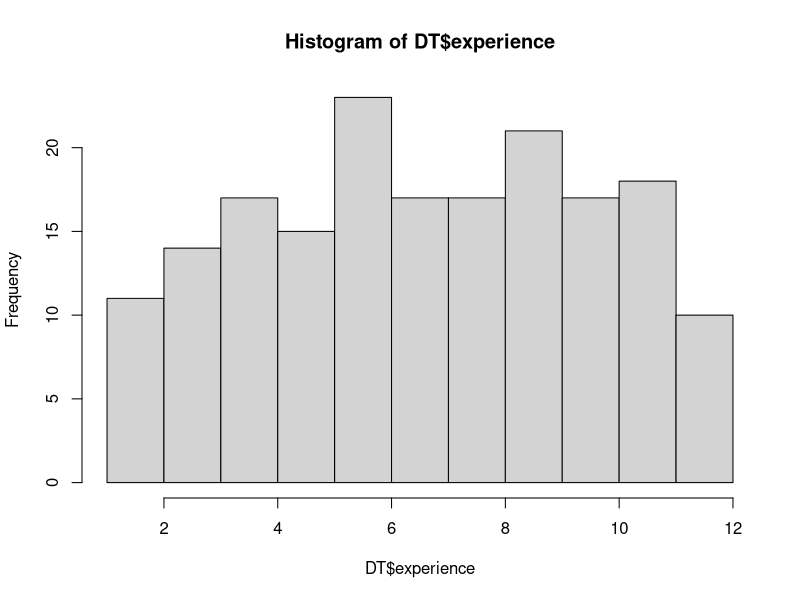
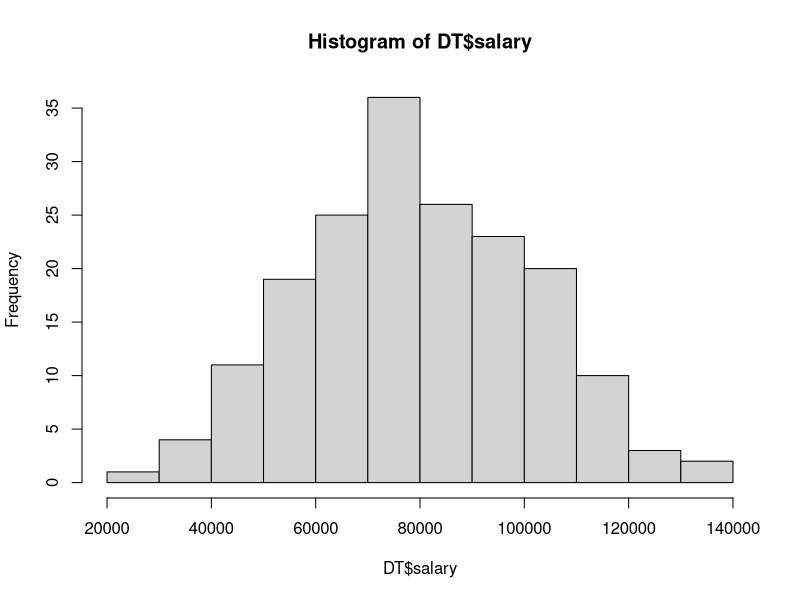

The R script that drew these images, in order: (Note: this script raises an error after producing the figures.)
library(data.table)

# useful commands
rm(list = ls()) # remove all variables
?fread          # get help
fread           # see source code

# Exploratory Data Analysis -------------------
DT <- fread('data/wages.csv')

str(DT)
summary(DT)
hist(DT$experience)
hist(DT$salary)


# Feature Engineering -------------------

# rename variables
setnames(DT, c("x", "y"))

DT[, x0 := 1]
for (k in 1:10) 
  set(DT, j=paste0("x", k), value=DT$x^k)

# remove variable
DT[, x := NULL]


# Training -------------------

# split data into a training and test set
set.seed(0)
indices <- DT[, sample(.N, 0.8*.N)]
train <- DT[ indices]
test  <- DT[-indices]

# predict salary from experience
fit <- lm(y~x0+x1-1, train)
summary(fit)

# Data Visualization -------------------
plot(train[, .(x1, y)], pch=16, col="red")
points(test[, .(x1, y)], pch=16, col="blue")
abline(fit$coefficients)

# Make predictions and evaluate fit -------------------
rmse <- function(y, yhat) {sqrt(mean((y-yhat)^2))}
mape <- function(y, yhat) {100*mean(abs(y-yhat)/y)}
preds <- predict(fit, test)
rmse(test$y, preds)
mape(test$y, preds)


# fit second degree polynomial
fit2 <- lm(y~x0+x1+x2-1, train)
summary(fit2)

# fit higher degree polynomial fit
fit3 <- lm(y~x1+x2+x3, train)
fit4 <- lm(y~x1+x2+x3+x4, train)


# f <- function(theta) {
#   x <- seq(0, 16, 0.1) 
#   Reduce(`+`, lapply(1:length(theta), function(k) theta[k] * x^(k-1)))    
# }


plotFit <- function(f, ...) {
  # plot dataset
  plot(train[, .(x1, y)], pch=16, col="red", ...)
  points(test[, .(x1, y)], pch=16, col="blue")
  
  # plot predictions
  theta <- f$coefficients
  x <- seq(0, 16, 0.1) 
  y <- Reduce(`+`, lapply(1:length(theta), function(k) theta[k] * x^(k-1)))  
  lines(x, y)
  grid()  
  
  # evaluate predictions
  preds <- predict(f, test)
  print(sprintf("Root Mean Squared Error (RMSE): %0.3f", rmse(test$salary, preds)))
  print(sprintf("Mean Absolute Precentage Error (MAPE): %0.3f%%", mape(test$salary, preds)))
}

plotFit(fit, xlim=c(1, 15), ylim=c(0,150000))
plotFit(fit2, xlim=c(1, 15), ylim=c(0,150000))
plotFit(fit3, xlim=c(1, 15), ylim=c(0,150000))
plotFit(fit4, xlim=c(1, 15), ylim=c(0,150000))


